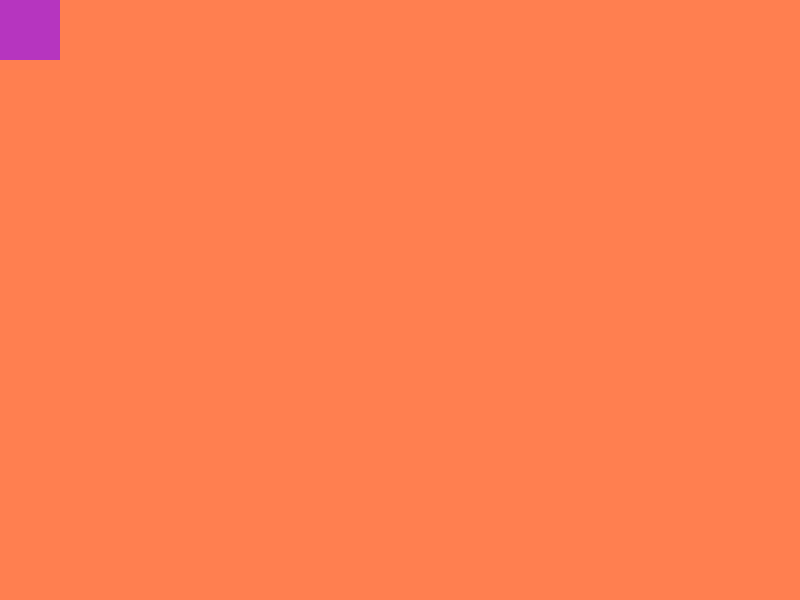
Frame 1 (no input)
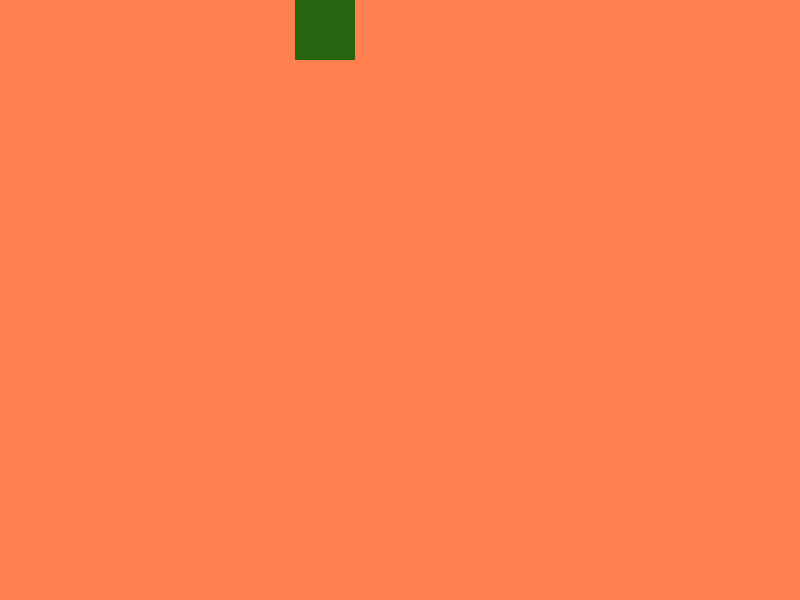
Frame 60 (no input)
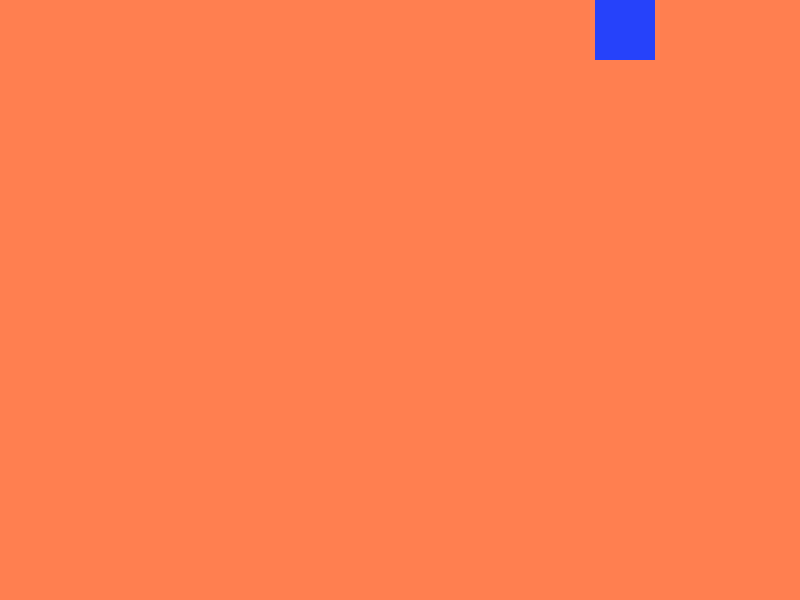
Frame 120 (the mouse pressed at the canvas centre since frame 60)

The p5.js sketch that drew these frames (run headless with seeded random() and noise() and a simulated clock; from frame 60 on, the mouse is pressed at the canvas centre):

// p5.js sketch
// ── sketch.js
var x = 0;
var y = 0;
var state = 0;
var speed = 5;
var length = 60
var r;
var g;
var b;

function setup() {
  createCanvas(800, 600);
}

function draw() {
  background(255,127,80);
  noStroke();
  r = random(0, 255);
  g = random(0, 255);
  b = random(0, 255);
  fill(r, g, b);
  rect(x, y, length, length);

  if (state == 0) {
    x = x + speed;
    if (x > width - length) {
      x = width - length;
      state = 2;
    }
  } else if (state == 2) {
      y = y + speed;
        if (y > height -length) {
          y = height -length;
          state = 3 ;
        }
  } else if (state == 3) {
      x = x - speed ;
        if (x < 0) {
          x = 0;
          state = 4;
        }
  } else if (state == 4) {
      y = y - speed ;
        if (y < 0) {
          y = 0;
          state = 0
        }
  }
}
